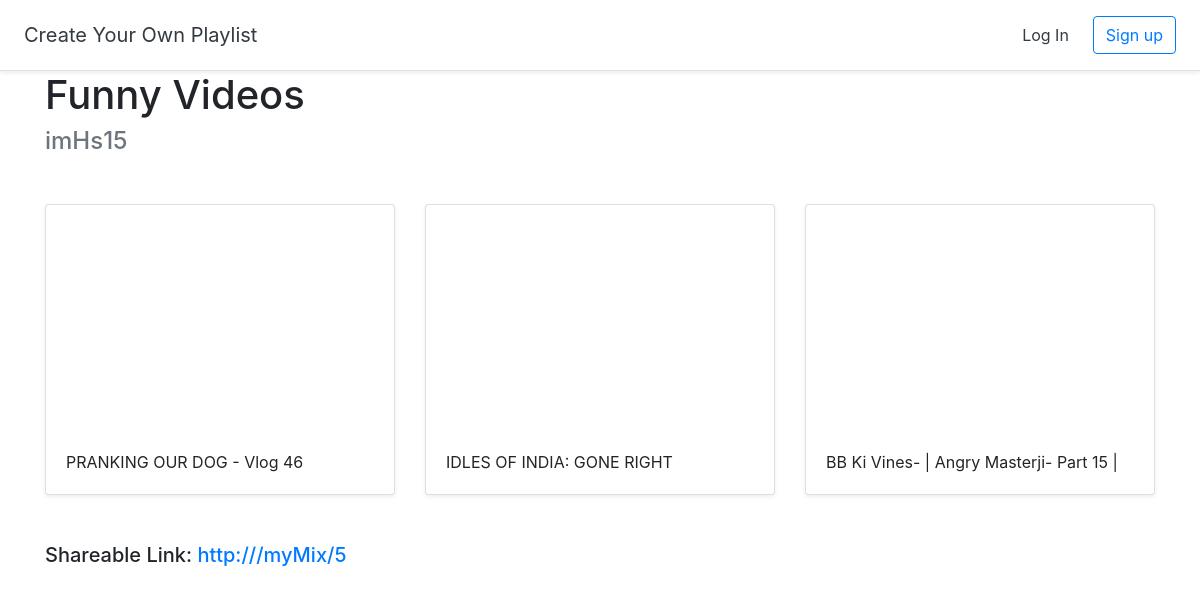
Page /myMix/5 on the committed database.
### mixes/models.py (models this page shows, shortened)
class Mix(models.Model):
    title = models.CharField(max_length=255)
    user = models.ForeignKey(User, on_delete=models.CASCADE)

class Video(models.Model):
    title = models.CharField(max_length=255)
    url = models.URLField()
    youtube_id=models.CharField(max_length=255)
    mix=models.ForeignKey(Mix, on_delete=models.CASCADE)

### mixes/views.py (the view)
# urls.py: path('myMix/<int:pk>', views.DetailMix.as_view(), name='detailmix'),
class DetailMix(generic.DetailView):
    model = Mix
    template_name = 'mixes/detailmix.html'

### mixes/templates/mixes/detailmix.html (shortened to what this page needs)
{% extends 'mixes/base.html' %}
{% block content %}
<div class="container">
  <h1>{{ mix.title }}</h1>
  <h4 class="text-muted">{{ mix.user.username }}</h4>
  <br/>
  <div class="row">
    {% for video in mix.video_set.all %}
    <div class="col-md-4 mt-3">
      <div class="card mb-4 shadow-sm">
        <iframe width="100%" height="225" src="https://www.youtube.com/embed/{{ video.youtube_id }}" frameborder="0" allow="accelerometer; autoplay; encrypted-media; gyroscope; picture-in-picture" allowfullscreen></iframe>
        <div class="card-body">
          <p class="card-text">{{ video.title }}</p>
        </div>
      </div>
    </div>
    {% endfor %}
  </div>
  <br/>
  <h5>Shareable Link: <a href="http:///myMix/{{mix.id}}">http:///myMix/{{ mix.id }}</a></h5>
</div>
{% endblock %}

### rows in the picture
Mix: title "Funny Videos", user.username "imHs15", id "5"
Video: title "PRANKING OUR DOG - Vlog 46"
Video: title "IDLES OF INDIA: GONE RIGHT"
Video: title "BB Ki Vines- | Angry Masterji- Part 15 |"
